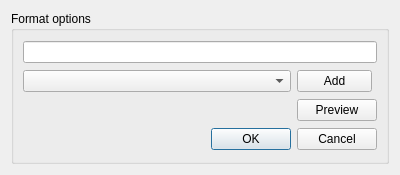
<?xml version="1.0" encoding="UTF-8"?>
<ui version="4.0">
 <class>Dialog</class>
 <widget class="QDialog" name="Dialog">
  <property name="geometry">
   <rect>
    <x>0</x>
    <y>0</y>
    <width>400</width>
    <height>175</height>
   </rect>
  </property>
  <property name="minimumSize">
   <size>
    <width>0</width>
    <height>175</height>
   </size>
  </property>
  <property name="maximumSize">
   <size>
    <width>16777215</width>
    <height>175</height>
   </size>
  </property>
  <property name="windowTitle">
   <string>Tag - File</string>
  </property>
  <layout class="QGridLayout" name="gridLayout">
   <item row="0" column="0">
    <widget class="QGroupBox" name="formatGroupBox">
     <property name="title">
      <string>Format options</string>
     </property>
     <layout class="QGridLayout" name="gridLayout_2">
      <item row="5" column="0" colspan="2">
       <widget class="QDialogButtonBox" name="buttonBox">
        <property name="orientation">
         <enum>Qt::Horizontal</enum>
        </property>
        <property name="standardButtons">
         <set>QDialogButtonBox::Cancel|QDialogButtonBox::Ok</set>
        </property>
       </widget>
      </item>
      <item row="0" column="0" colspan="2">
       <widget class="QLineEdit" name="formatStringLineEdit"/>
      </item>
      <item row="4" column="0">
       <widget class="QLabel" name="formatStringPreview">
        <property name="text">
         <string/>
        </property>
       </widget>
      </item>
      <item row="3" column="0">
       <widget class="QComboBox" name="tagListComboBox"/>
      </item>
      <item row="3" column="1">
       <widget class="QPushButton" name="addTagButton">
        <property name="minimumSize">
         <size>
          <width>0</width>
          <height>0</height>
         </size>
        </property>
        <property name="maximumSize">
         <size>
          <width>75</width>
          <height>16777215</height>
         </size>
        </property>
        <property name="text">
         <string>Add</string>
        </property>
       </widget>
      </item>
      <item row="4" column="1">
       <widget class="QPushButton" name="previewButton">
        <property name="text">
         <string>Preview</string>
        </property>
       </widget>
      </item>
     </layout>
    </widget>
   </item>
  </layout>
 </widget>
 <resources/>
 <connections/>
</ui>
